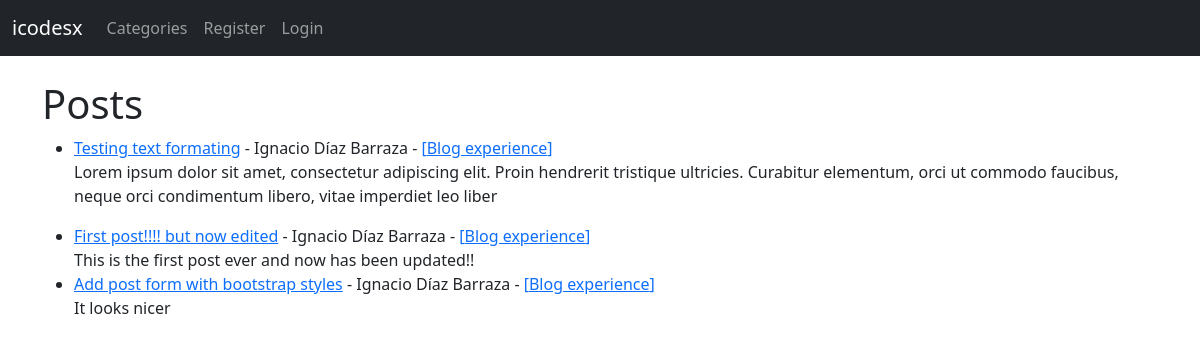
The app's page /, older data.
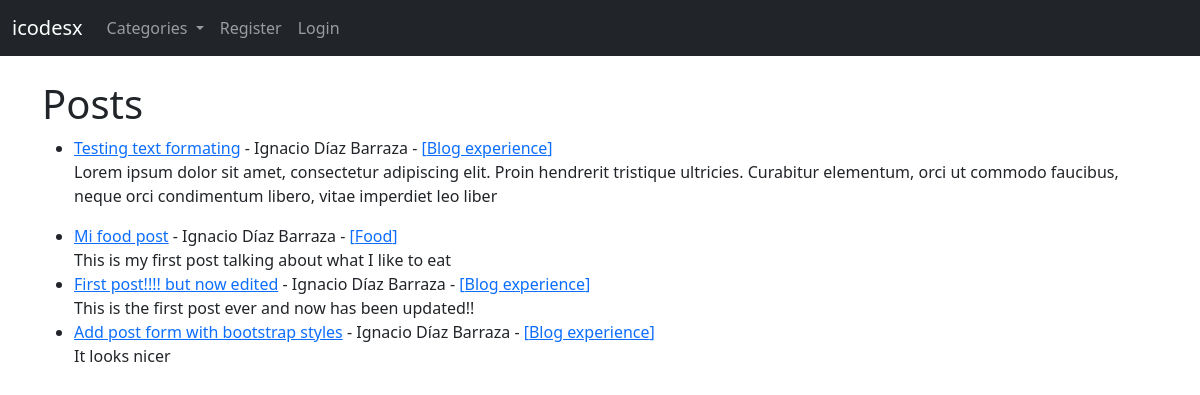
The same page, newer data.
### blogapp/models.py (models this page shows, shortened)
class Post(models.Model):
    title = models.CharField(max_length=255)
    title_tag = models.CharField(max_length=255)
    author = models.ForeignKey(User, on_delete=models.CASCADE)
    body = models.TextField()
    post_date = models.DateField(auto_now_add=True)
    category = models.CharField(max_length=255, default='Blog experience')
    likes = models.ManyToManyField(User, related_name='blog_posts')

### blogapp/views.py (the view)
class IndexView(ListView):
    model = Post
    template_name = 'index.html'
    ordering = ['-post_date']
    def get_context_data(self, *args, **kwargs):
        cat_menu = Category.objects.all()
        context = super(IndexView, self).get_context_data(*args, **kwargs)
        context['cat_menu'] = cat_menu
        return context

### blogapp/models.py (called while the page is built)
    def __str__(self):
        return self.name

### blogapp/templates/index.html (shortened to what this page needs)
{% extends 'base.html' %}
{% block content %}
    <h1>Posts</h1>
    <ul>
    {% for post in object_list %}
        <li>
            <a href="{% url 'post' post.pk %}">{{ post.title }}</a> -
            {{ post.author.first_name }} {{ post.author.last_name }} -
            <a href="{% url 'category' post.category|slugify %}">[{{ post.category }}]</a>
            <br>
            {{ post.body|slice:':200'|safe }}
        </li>
    {% endfor %}
    </ul>
{% endblock %}

Row changes from the older to the newer data that the page shows:
added Post: title "Mi food post", author.first_name "Ignacio", author.last_name "Díaz Barraza", category "Food", body "This is my first post talking about what I like to eat"
